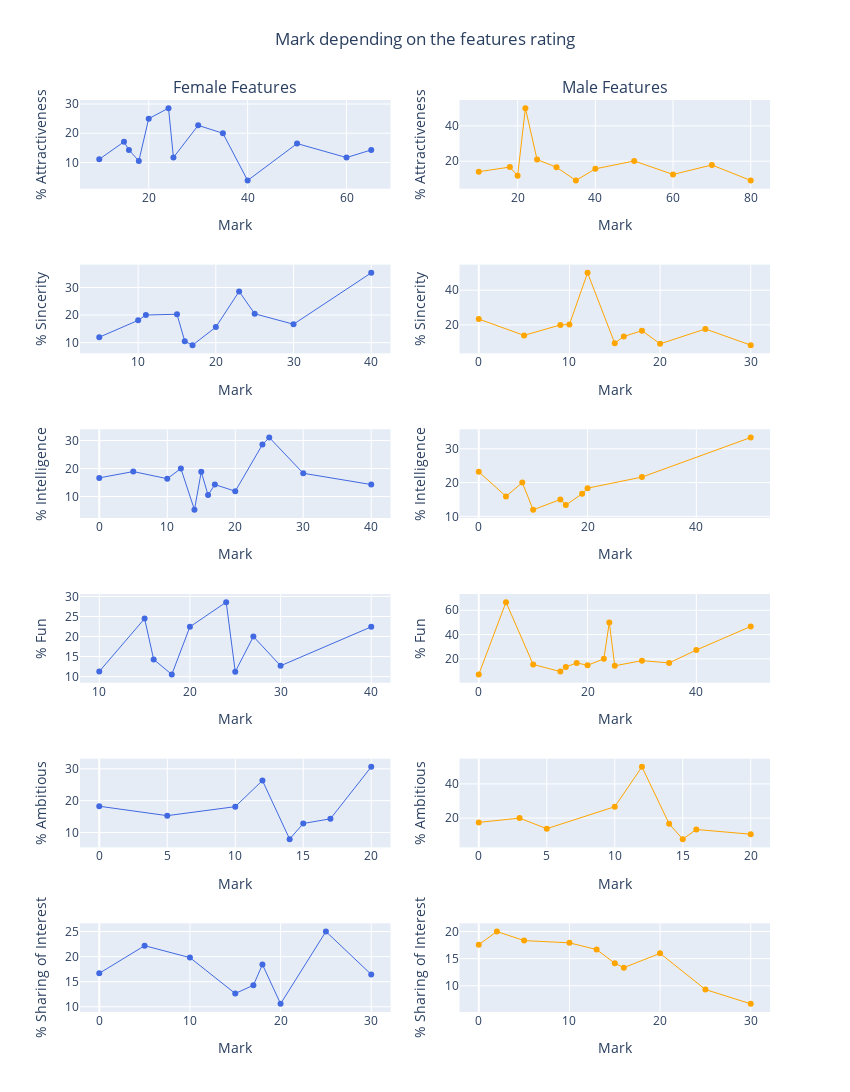

Write notebook code for a chart like this one.
### Code cell
fig_attrib_match = make_subplots(
    rows=6, cols=2, subplot_titles=("Female Features", "Male Features")
)


# Define a function to generate traces
def add_trace(attribute, row, col, color, gender):
    numerator = (
        df[[attribute, "gender"]][(df["match"] == "Yes") & (df["gender"] == gender)]
        .value_counts()
        .sort_index()
        .reset_index()
    )
    denominator = (
        df[[attribute, "gender"]][(df["gender"] == gender)]
        .value_counts()
        .sort_index()
        .reset_index()
    )
    result = numerator[["count", attribute]].merge(
        denominator, how="left", left_on=attribute, right_on=attribute
    )
    result["rate"] = result["count_x"] / result["count_y"] * 100
    fig_attrib_match.add_trace(
        go.Scatter(
            x=result[attribute],
            y=result["rate"],
            line=dict(color=color, width=1),
            mode="lines+markers",
        ),
        row=row,
        col=col,
    )


# Attactiveness rated for Men
add_trace("attr7_2", 1, 2, "orange", "Male")

# Sincerity rated for Men
add_trace("sinc7_2", 2, 2, "orange", "Male")

# Intelligent rated for Men
add_trace("intel7_2", 3, 2, "orange", "Male")

# Fun rated for Men
add_trace("fun7_2", 4, 2, "orange", "Male")

# Ambition rated for Men
add_trace("amb7_2", 5, 2, "orange", "Male")

# Shared Interest rated for Men
add_trace("shar7_2", 6, 2, "orange", "Male")

# Attactiveness rated for Women
add_trace("attr7_2", 1, 1, "royalblue", "Female")

# Sincerity rated for Women
add_trace("sinc7_2", 2, 1, "royalblue", "Female")

# Intelligent rated for Women
add_trace("intel7_2", 3, 1, "royalblue", "Female")

# Fun rated for Women
add_trace("fun7_2", 4, 1, "royalblue", "Female")

# Ambition rated for Women
add_trace("amb7_2", 5, 1, "royalblue", "Female")

# Shared Interest rated for Women
add_trace("shar7_2", 6, 1, "royalblue", "Female")


fig_attrib_match.update_layout(
    xaxis1_title="Mark",
    xaxis2_title="Mark",
    xaxis3_title="Mark",
    xaxis4_title="Mark",
    xaxis5_title="Mark",
    xaxis6_title="Mark",
    xaxis7_title="Mark",
    xaxis8_title="Mark",
    xaxis9_title="Mark",
    xaxis10_title="Mark",
    xaxis11_title="Mark",
    xaxis12_title="Mark",
    yaxis1_title="% Attractiveness",
    yaxis2_title="% Attractiveness",
    yaxis3_title="% Sincerity",
    yaxis4_title="% Sincerity",
    yaxis5_title="% Intelligence",
    yaxis6_title="% Intelligence",
    yaxis7_title="% Fun",
    yaxis8_title="% Fun",
    yaxis9_title="% Ambitious",
    yaxis10_title="% Ambitious",
    yaxis11_title="% Sharing of Interest",
    yaxis12_title="% Sharing of Interest",
    legend_tracegroupgap=1000,
    showlegend=False,
    title={
        "text": "Mark depending on the features rating",
        "y": 0.97,
        "x": 0.5,
        "xanchor": "center",
        "yanchor": "top",
    },
    height=1200,
    width=850,
)

fig_attrib_match.show()

### Figure 1 — Plotly figure (JSON) as saved in the notebook; plotly's stock layout.template omitted (floating-point values rounded to 4 significant figures)
{"data": [{"line": {"color": "orange", "width": 1}, "mode": "lines+markers", "type": "scatter", "x": [10, 18, 20, 22, 25, 30, 35, 40, 50, 60, 70, 80], "xaxis": "x2", "y": [14.06, 16.67, 11.76, 50, 20.93, 16.6, 9.091, 15.67, 20.13, 12.5, 17.86, 9.091], "yaxis": "y2"}, {"line": {"color": "orange", "width": 1}, "mode": "lines+markers", "type": "scatter", "x": [0, 5, 9, 10, 12, 15, 16, 18, 20, 25, 30], "xaxis": "x4", "y": [23.35, 13.95, 20, 20.22, 50, 9.449, 13.33, 16.67, 9.091, 17.65, 8.333], "yaxis": "y4"}, {"line": {"color": "orange", "width": 1}, "mode": "lines+markers", "type": "scatter", "x": [0, 5, 8, 10, 15, 16, 19, 20, 30, 50], "xaxis": "x6", "y": [23.19, 15.91, 20, 11.93, 15, 13.33, 16.67, 18.34, 21.62, 33.33], "yaxis": "y6"}, {"line": {"color": "orange", "width": 1}, "mode": "lines+markers", "type": "scatter", "x": [0, 5, 10, 15, 16, 18, 20, 23, 24, 25, 30, 35, 40, 50], "xaxis": "x8", "y": [7.143, 66.67, 15.38, 9.524, 13.33, 16.67, 14.72, 20, 50, 14.29, 18.54, 16.67, 27.27, 46.67], "yaxis": "y8"}, {"line": {"color": "orange", "width": 1}, "mode": "lines+markers", "type": "scatter", "x": [0, 3, 5, 10, 12, 14, 15, 16, 20], "xaxis": "x10", "y": [17.49, 20, 13.81, 26.67, 50, 16.67, 7.692, 13.33, 10.59], "yaxis": "y10"}, {"line": {"color": "orange", "width": 1}, "mode": "lines+markers", "type": "scatter", "x": [0, 2, 5, 10, 13, 15, 16, 20, 25, 30], "xaxis": "x12", "y": [17.58, 20, 18.32, 17.92, 16.67, 14.15, 13.33, 15.97, 9.302, 6.667], "yaxis": "y12"}, {"line": {"color": "royalblue", "width": 1}, "mode": "lines+markers", "type": "scatter", "x": [10, 15, 16, 18, 20, 24, 25, 30, 35, 40, 50, 60, 65], "xaxis": "x", "y": [11.11, 17.07, 14.29, 10.53, 25, 28.57, 11.7, 22.7, 20, 3.846, 16.47, 11.69, 14.29], "yaxis": "y"}, {"line": {"color": "royalblue", "width": 1}, "mode": "lines+markers", "type": "scatter", "x": [5, 10, 11, 15, 16, 17, 20, 23, 25, 30, 40], "xaxis": "x3", "y": [11.97, 18.08, 20, 20.29, 10.53, 9.091, 15.62, 28.57, 20.45, 16.67, 35.29], "yaxis": "y3"}, {"line": {"color": "royalblue", "width": 1}, "mode": "lines+markers", "type": "scatter", "x": [0, 5, 10, 12, 14, 15, 16, 17, 20, 24, 25, 30, 40], "xaxis": "x5", "y": [16.67, 18.92, 16.38, 20, 5.263, 18.85, 10.53, 14.29, 11.89, 28.57, 31.08, 18.31, 14.29], "yaxis": "y5"}, {"line": {"color": "royalblue", "width": 1}, "mode": "lines+markers", "type": "scatter", "x": [10, 15, 16, 18, 20, 24, 25, 27, 30, 40], "xaxis": "x7", "y": [11.27, 24.48, 14.29, 10.53, 22.42, 28.57, 11.2, 20, 12.7, 22.41], "yaxis": "y7"}, {"line": {"color": "royalblue", "width": 1}, "mode": "lines+markers", "type": "scatter", "x": [0, 5, 10, 12, 14, 15, 17, 20], "xaxis": "x9", "y": [18.24, 15.28, 18.1, 26.32, 7.895, 12.82, 14.29, 30.61], "yaxis": "y9"}, {"line": {"color": "royalblue", "width": 1}, "mode": "lines+markers", "type": "scatter", "x": [0, 5, 10, 15, 17, 18, 20, 25, 30], "xaxis": "x11", "y": [16.67, 22.18, 19.8, 12.64, 14.29, 18.42, 10.59, 25, 16.44], "yaxis": "y11"}], "layout": {"annotations": [{"font": {"size": 16}, "showarrow": false, "text": "Female Features", "x": 0.225, "xanchor": "center", "xref": "paper", "y": 1.0, "yanchor": "bottom", "yref": "paper"}, {"font": {"size": 16}, "showarrow": false, "text": "Male Features", "x": 0.775, "xanchor": "center", "xref": "paper", "y": 1.0, "yanchor": "bottom", "yref": "paper"}], "height": 1200, "legend": {"tracegroupgap": 1000}, "showlegend": false, "title": {"text": "Mark depending on the features rating", "x": 0.5, "xanchor": "center", "y": 0.97, "yanchor": "top"}, "width": 850, "xaxis": {"anchor": "y", "domain": [0, 0.45], "title": {"text": "Mark"}}, "xaxis10": {"anchor": "y10", "domain": [0.55, 1], "title": {"text": "Mark"}}, "xaxis11": {"anchor": "y11", "domain": [0, 0.45], "title": {"text": "Mark"}}, "xaxis12": {"anchor": "y12", "domain": [0.55, 1], "title": {"text": "Mark"}}, "xaxis2": {"anchor": "y2", "domain": [0.55, 1], "title": {"text": "Mark"}}, "xaxis3": {"anchor": "y3", "domain": [0, 0.45], "title": {"text": "Mark"}}, "xaxis4": {"anchor": "y4", "domain": [0.55, 1], "title": {"text": "Mark"}}, "xaxis5": {"anchor": "y5", "domain": [0, 0.45], "title": {"text": "Mark"}}, "xaxis6": {"anchor": "y6", "domain": [0.55, 1], "title": {"text": "Mark"}}, "xaxis7": {"anchor": "y7", "domain": [0, 0.45], "title": {"text": "Mark"}}, "xaxis8": {"anchor": "y8", "domain": [0.55, 1], "title": {"text": "Mark"}}, "xaxis9": {"anchor": "y9", "domain": [0, 0.45], "title": {"text": "Mark"}}, "yaxis": {"anchor": "x", "domain": [0.9028, 1.0], "title": {"text": "% Attractiveness"}}, "yaxis10": {"anchor": "x10", "domain": [0.1806, 0.2778], "title": {"text": "% Ambitious"}}, "yaxis11": {"anchor": "x11", "domain": [0, 0.09722], "title": {"text": "% Sharing of Interest"}}, "yaxis12": {"anchor": "x12", "domain": [0, 0.09722], "title": {"text": "% Sharing of Interest"}}, "yaxis2": {"anchor": "x2", "domain": [0.9028, 1.0], "title": {"text": "% Attractiveness"}}, "yaxis3": {"anchor": "x3", "domain": [0.7222, 0.8194], "title": {"text": "% Sincerity"}}, "yaxis4": {"anchor": "x4", "domain": [0.7222, 0.8194], "title": {"text": "% Sincerity"}}, "yaxis5": {"anchor": "x5", "domain": [0.5417, 0.6389], "title": {"text": "% Intelligence"}}, "yaxis6": {"anchor": "x6", "domain": [0.5417, 0.6389], "title": {"text": "% Intelligence"}}, "yaxis7": {"anchor": "x7", "domain": [0.3611, 0.4583], "title": {"text": "% Fun"}}, "yaxis8": {"anchor": "x8", "domain": [0.3611, 0.4583], "title": {"text": "% Fun"}}, "yaxis9": {"anchor": "x9", "domain": [0.1806, 0.2778], "title": {"text": "% Ambitious"}}}}
